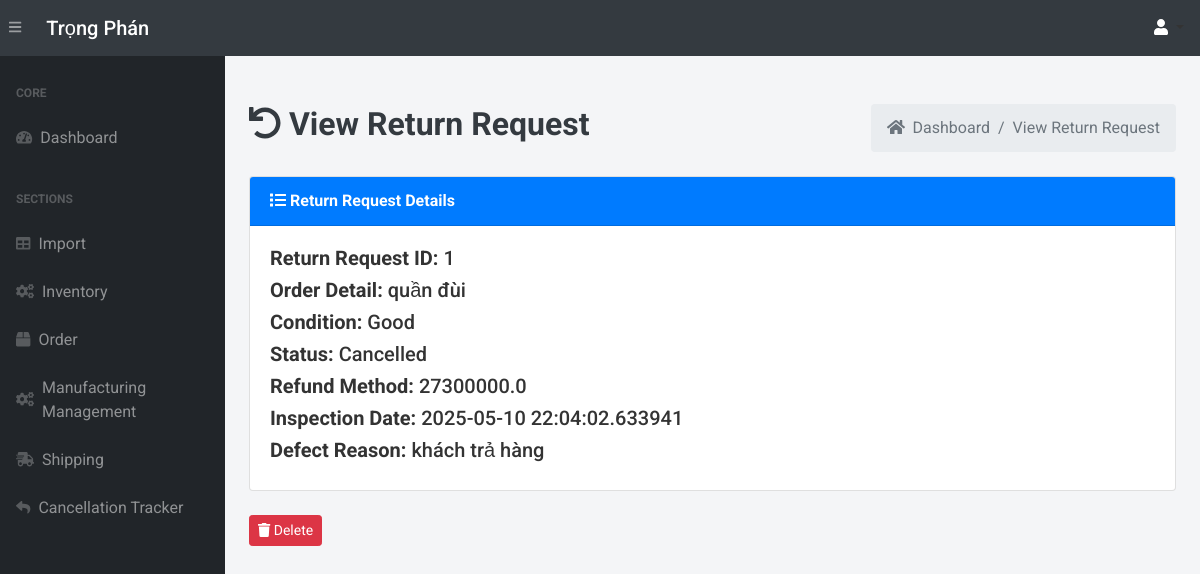
The page /view-return-request/1 (signed in) on the database its author committed.
### app.py (models this page shows, shortened)
class ReturnRequest(db.Model):
    __tablename__ = 'return_requests'
    return_id = db.Column(db.Integer, primary_key=True)
    order_detail_id = db.Column(db.Integer, db.ForeignKey('order_details.order_detail_id'))
    return_status = db.Column(db.String(50), default='Pending')
    condition = db.Column(db.String(50))
    defect_reason = db.Column(db.String(255))
    inspection_date = db.Column(db.DateTime, default=vietnam_now)
    refund_method  = db.Column(db.String(100))
    quan = db.Column(db.Numeric(10, 2), nullable=False)
    order_detail = db.relationship('OrderDetail', backref='return_requests')

class OrderDetail(db.Model):
    __tablename__ = 'order_details'
    order_detail_id = db.Column(db.Integer, primary_key=True)
    order_id = db.Column(db.Integer, db.ForeignKey('orders.order_id'))
    product_name = db.Column(db.String(100))
    product_price = db.Column(db.Float)
    quantity = db.Column(db.Integer)
    odstarus=db.Column(db.String(50), default="Processing")
    import_id = db.Column(db.Integer, db.ForeignKey('imports.import_id'))  # Import relation
    import_record = db.relationship('Import', backref='order_details', lazy=True)

### app.py (the view)
@app.route('/view-return-request/<int:return_id>', methods=["GET"])
@login_required
def view_return_request(return_id):
    return_request = ReturnRequest.query.get_or_404(return_id)
    return render_template('view-return-request.html', return_request=return_request)

### app.py (called while the page is built, shortened)
@login_manager.user_loader
def load_user(user_id):
    return User.query.get(int(user_id))

def add_monthly_data():
    current_year = datetime.now().year
    months = [f"{current_year}-{str(month).zfill(2)}" for month in range(1, 4)]
    for month in months:
        existing_month_data = db.session.query(Order).filter(Order.order_date.like(f'{month}%')).first()
    db.session.commit()

@app.before_request
def initialize_data():
    add_monthly_data()

### templates/view-return-request.html (shortened to what this page needs)
{% extends 'base.html' %}
{% block content %}
<main>
    <div class="container-fluid mt-5">
        <div class="d-flex justify-content-between align-items-center mb-4">
            <h1 class="text-dark font-weight-bold" style="font-size: 2rem;">
                <i class="fas fa-undo"></i> View Return Request
            </h1>
            <ol class="breadcrumb mb-0">
                <li class="breadcrumb-item"><a href="/" class="text-decoration-none text-muted"><i class="fas fa-home mr-1"></i> Dashboard</a></li>
                <li class="breadcrumb-item"><a href="/view-return-request/{{ return_request.return_id }}" class="text-decoration-none text-muted">View Return Request</a></li>
            </ol>
        </div>
        <div class="card mb-4">
            <div class="card-header bg-primary text-white font-weight-bold">
                <i class="fas fa-list"></i> Return Request Details
            </div>
            <div class="card-body">
                <h5><strong>Return Request ID:</strong> {{ return_request.return_id }}</h5>
                <h5><strong>Order Detail:</strong> {{ return_request.order_detail.product_name }}</h5>
                <h5><strong>Condition:</strong> {{ return_request.condition }}</h5>
                <h5><strong>Status:</strong> {{ return_request.return_status }}</h5>
                <h5><strong>Refund Method:</strong> {{ return_request.refund_method }}</h5>
                <h5><strong>Inspection Date:</strong> {{ return_request.inspection_date }}</h5>
                <h5><strong>Defect Reason:</strong> {{ return_request.defect_reason }}</h5>
            </div>
        </div>
        <div class="d-flex justify-content-between">
            <form action="{{ url_for('delete_return', return_id=return_request.return_id) }}" method="POST" style="display:inline;">
                <button type="submit" class="btn btn-danger btn-sm" onclick="return confirm('Are you sure you want to delete this return request?')"><i class="fas fa-trash"></i> Delete</button>
            </form>
        </div>
    </div>
</main>
{% endblock %}

### templates/base.html (style rules this page uses)
body { font-family: 'Roboto', sans-serif; background-color: #f4f5f7; color: #333; }

### rows shown on the page
ReturnRequest: return_id "1", condition "Good", return_status "Cancelled", refund_method "27300000.0", inspection_date "2025-05-10 22:04:02.633941", defect_reason "khách trả hàng"
OrderDetail: order_detail.product_name "quần đùi"
